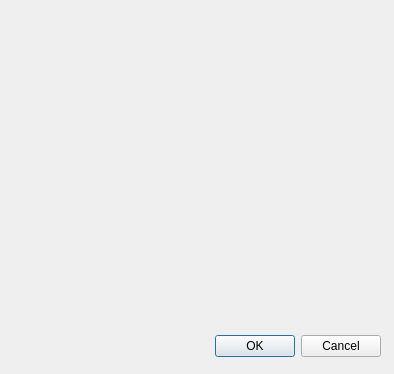
<?xml version="1.0" encoding="UTF-8"?>
<ui version="4.0">
 <class>Dialog</class>
 <widget class="QDialog" name="Dialog">
  <property name="geometry">
   <rect>
    <x>0</x>
    <y>0</y>
    <width>394</width>
    <height>374</height>
   </rect>
  </property>
  <property name="windowTitle">
   <string>Dialog</string>
  </property>
  <widget class="QDialogButtonBox" name="buttonBox">
   <property name="geometry">
    <rect>
     <x>40</x>
     <y>330</y>
     <width>341</width>
     <height>32</height>
    </rect>
   </property>
   <property name="orientation">
    <enum>Qt::Horizontal</enum>
   </property>
   <property name="standardButtons">
    <set>QDialogButtonBox::Cancel|QDialogButtonBox::Ok</set>
   </property>
  </widget>
 </widget>
 <resources/>
 <connections>
  <connection>
   <sender>buttonBox</sender>
   <signal>accepted()</signal>
   <receiver>Dialog</receiver>
   <slot>accept()</slot>
   <hints>
    <hint type="sourcelabel">
     <x>248</x>
     <y>254</y>
    </hint>
    <hint type="destinationlabel">
     <x>157</x>
     <y>274</y>
    </hint>
   </hints>
  </connection>
  <connection>
   <sender>buttonBox</sender>
   <signal>rejected()</signal>
   <receiver>Dialog</receiver>
   <slot>reject()</slot>
   <hints>
    <hint type="sourcelabel">
     <x>316</x>
     <y>260</y>
    </hint>
    <hint type="destinationlabel">
     <x>286</x>
     <y>274</y>
    </hint>
   </hints>
  </connection>
 </connections>
</ui>
